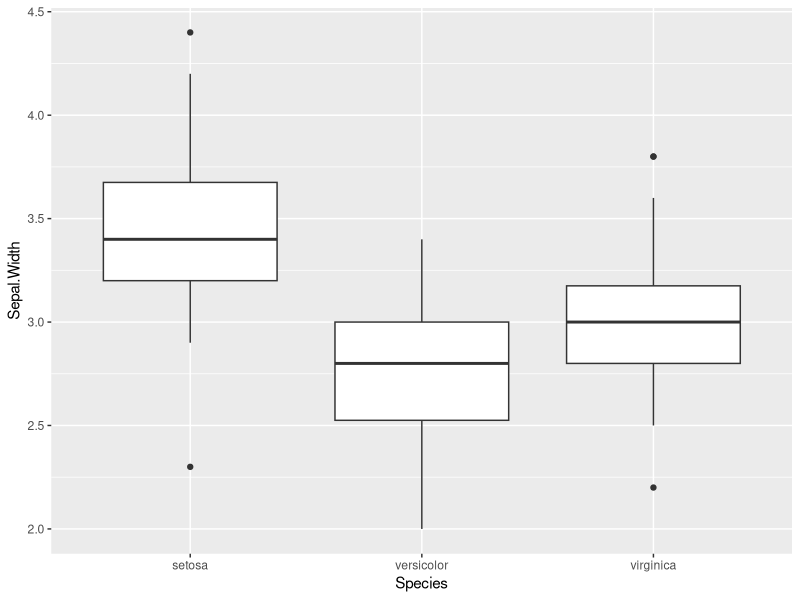
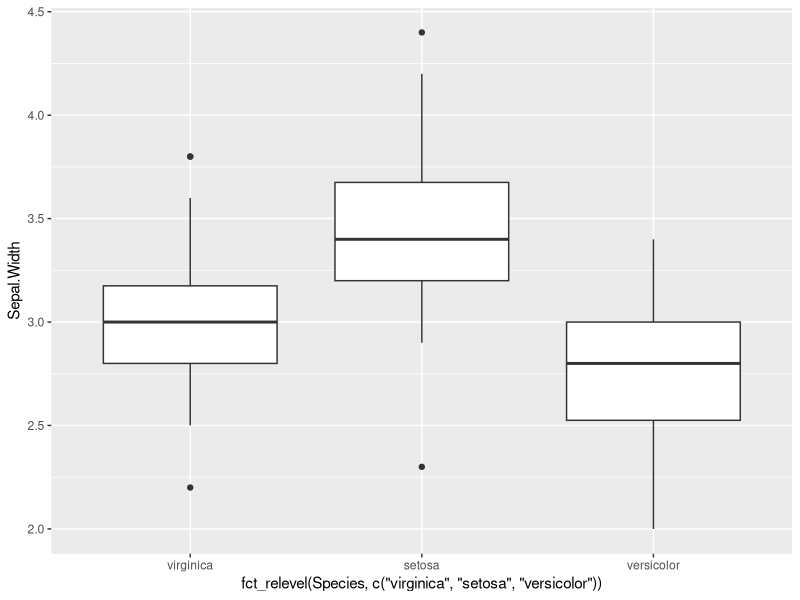
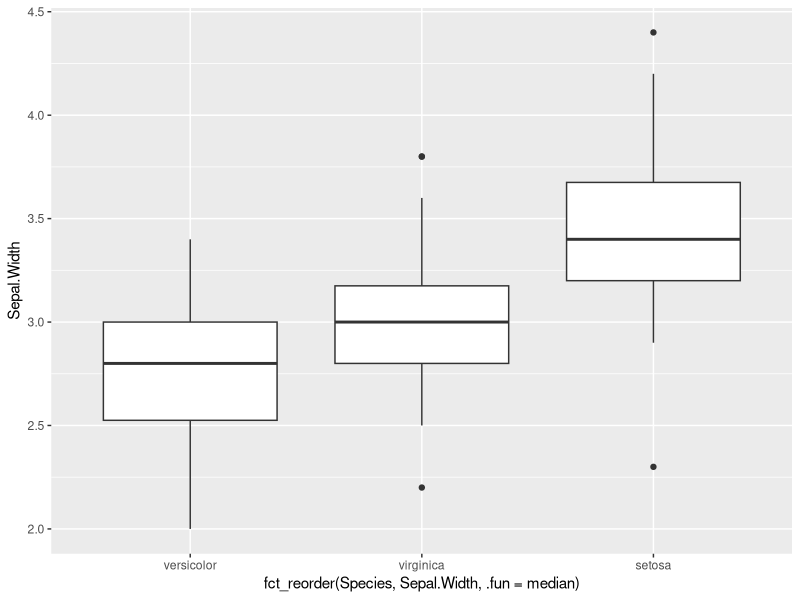
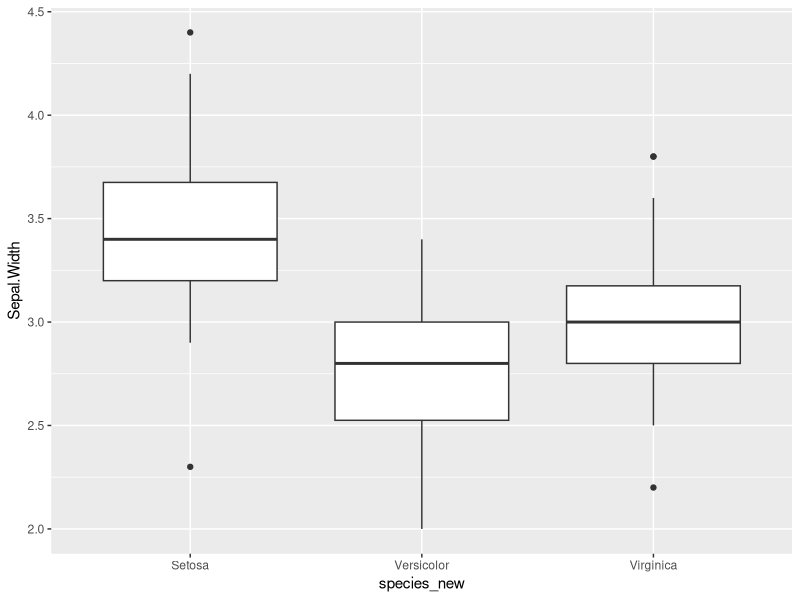
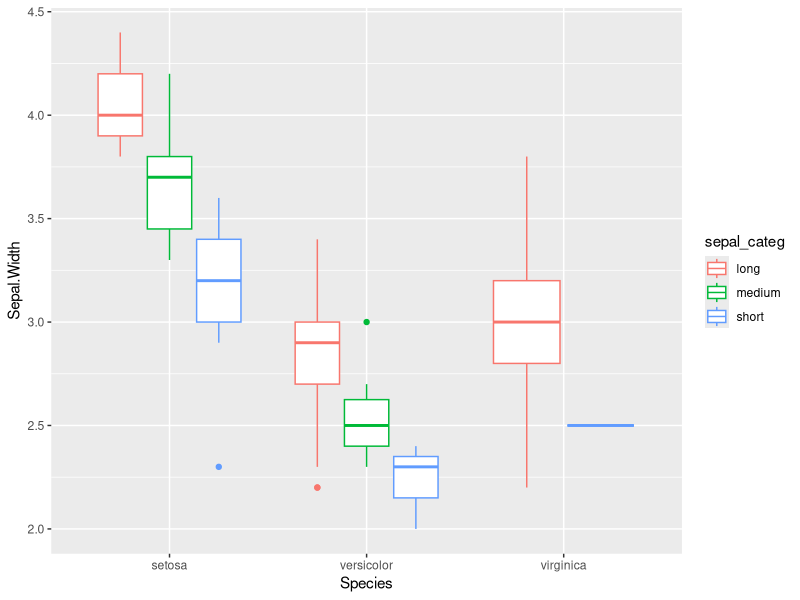
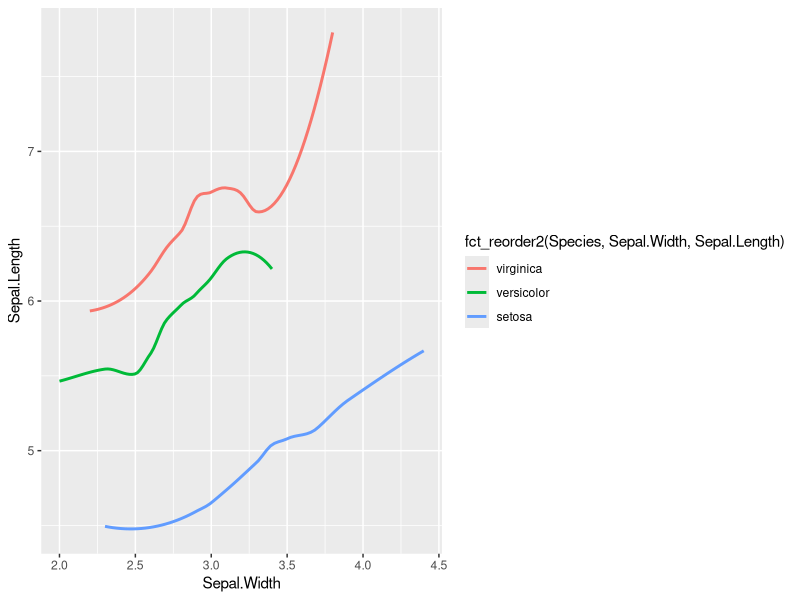
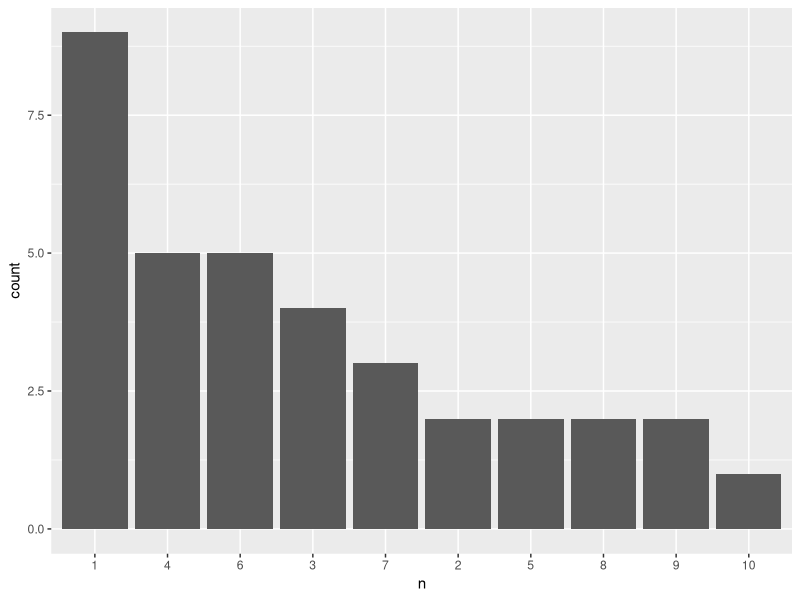

The R script that drew these images, in order:
## ---- chunk 1
library(tidyverse) 
## ---- chunk 2
iris %>% 
  ggplot(aes(x = Species,y = Sepal.Width)) + 
  geom_boxplot()
## ---- chunk 3
iris %>% 
  ggplot(aes(x = fct_relevel(Species, c("virginica", "setosa", "versicolor")), 
             y = Sepal.Width)) + 
  geom_boxplot()
## ---- chunk 4
iris %>% 
  ggplot(aes(x = fct_reorder(Species, Sepal.Width, .fun=median), #.desc=TRUE 
             y = Sepal.Width)) + 
  geom_boxplot()#+
  # geom_jitter(position=position_jitter(0.1))+
  # coord_flip()
## ---- chunk 5
iris %>% 
  mutate(species_new = 
           # `nombre_nuevo` = "nombre_original" 
           case_when(Species=="setosa" ~ "Setosa",
                     Species=="versicolor" ~ "Versicolor",
                     Species=="virginica" ~ "Virginica")) %>%
           # TRUE ~ "Virginica"))
  ggplot(aes(x = species_new, y = Sepal.Width)) + 
  geom_boxplot()
## ---- chunk 6
iris %>% 
  mutate(sepal_categ = 
           case_when(
             Sepal.Length > 5.5 ~ "long",
             Sepal.Length > 5 ~ "medium",
             TRUE ~ "short"
           )) %>% 
  ggplot(aes(x = Species, y = Sepal.Width, color = sepal_categ)) + 
  geom_boxplot()
## ---- chunk 7
iris %>% 
  ggplot(aes(Sepal.Width, 
             Sepal.Length, 
             color = fct_reorder2(Species, Sepal.Width, Sepal.Length)))+
  geom_smooth(se=F)
## ---- chunk 8
iris %>%
  count(Sepal.Length) %>% 
  mutate(n=n %>% as.factor %>% fct_infreq) %>% 
  ggplot(aes(n)) +  
  geom_bar()
